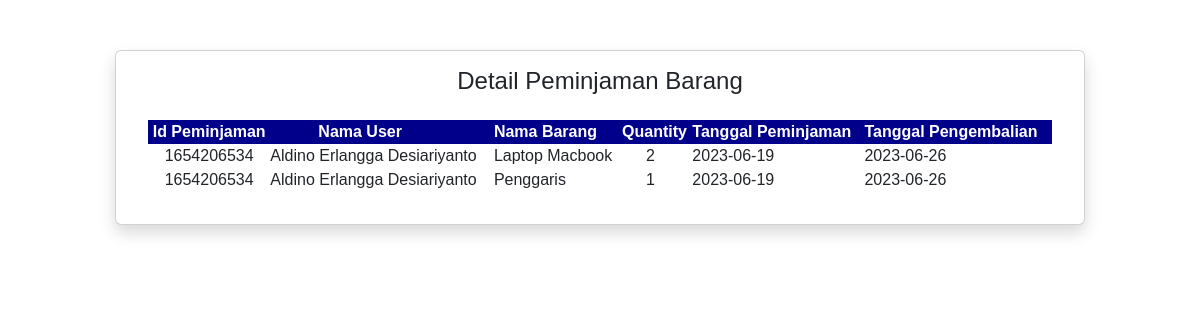
The page /peminjaman/preview.php?id_peminjaman=1654206534 (signed in) on the database its author committed.
### tables this page shows
CREATE TABLE `detail_peminjaman` (
  `id_peminjaman` varchar(255) NOT NULL,
  `id_user` varchar(255) NOT NULL,
  `id_barang` varchar(255) NOT NULL,
  `quantity` bigint(20) NOT NULL,
  `tanggal_pengembalian` date DEFAULT NULL,
  `status` varchar(20) NOT NULL,
  `tanggal_peminjaman` date DEFAULT NULL,
  `status_diambil` varchar(15) DEFAULT NULL
);

CREATE TABLE `user` (
  `id_user` varchar(255) NOT NULL,
  `nama_user` varchar(255) NOT NULL,
  `username` varchar(255) NOT NULL,
  `password` varchar(255) NOT NULL,
  `telepon` bigint(20) NOT NULL,
  `user_role` varchar(255) NOT NULL
);

CREATE TABLE `barang` (
  `id_barang` varchar(255) NOT NULL,
  `image_barang` blob NOT NULL,
  `nama_barang` varchar(255) NOT NULL,
  `jumlah` int(11) NOT NULL,
  `tersedia` int(11) NOT NULL
);

### peminjaman/preview.php (the view, shortened to what this page needs)
<!DOCTYPE html>
<html lang="en">
<head>
      <link rel="stylesheet" href="../css/bootstrap.min.css">
</head>
<body>
      <div class="container">
            <div class="card shadow rounded d-flex justify-content-center p-3">
                  <h1 class="text-center">Detail Peminjaman Barang</h1>
                  <div class="table-wrapper stripped p-3 table-stripped-columns overflow-auto" style="width:100%">
                        <table style="width:100%">
                              <thead>
                                    <tr>
                                          <th class="d-flex justify-content-center" scope="col">Id Peminjaman</th>
                                          <th class="ps-5" scope="col">Nama User</th>
                                          <th scope="col">Nama Barang</th>
                                          <th scope="col">Quantity</th>
                                          <th scope="col">Tanggal Peminjaman</th>
                                          <th scope="col">Tanggal Pengembalian</th>
                                    </tr>
                              </thead>
                              <tbody>
                                    <?php
                                    include('../connection.php');
                                    $connect->exec("USE proyek");
                                    if (isset($_GET['id_peminjaman'])) {
                                          $idPeminjaman = $_GET['id_peminjaman'];
                                          $query = "SELECT dp.id_peminjaman, b.nama_barang, dp.id_barang, dp.quantity, dp.tanggal_pengembalian, dp.tanggal_peminjaman, dp.status_diambil, dp.status, u.nama_user FROM detail_peminjaman dp INNER JOIN barang b ON dp.id_barang = b.id_barang INNER JOIN user u ON dp.id_user = u.id_user WHERE dp.id_peminjaman = :id";
                                          $stmt = $connect->prepare($query);
                                          $stmt->bindParam(':id', $idPeminjaman);
                                          $stmt->execute();
                                          $result = $stmt->fetchAll();
                                          if ($stmt->rowCount() > 0) {
                                                foreach ($result as $row) { ?>
                                                      <tr>
                                                            <td class="d-flex justify-content-center"><?= $row['id_peminjaman']; ?></td>
                                                            <td><?= $row['nama_user']; ?></td>
                                                            <td><?= $row['nama_barang']; ?></td>
                                                            <td class="ps-4"><?= $row['quantity']; ?></td>
                                                            <td><?= $row['tanggal_peminjaman']; ?></td>
                                                            <td><?= $row['tanggal_pengembalian']; ?></td>
                                          <?php  }
                                          } else {
                                                echo "Detail peminjaman tidak ditemukan.";
                                          }
                                    } else {
                                          echo "ID_Peminjaman tidak diberikan.";
                                    }
                                          ?>
                              </tbody>
                        </table>
                  </div>
            </div>
      </div>
</body>
</html>

### peminjaman/preview.php (style rules this page uses)
:root { --white: #fff; --darkblue: #1b4965; --lightblue: #edf2f4; }
* { padding: 0; margin: 0; }
body { margin: 50px 0 150px; font-family: "Viga", sans-serif; }
.container { max-width: 1000px; padding: 0 15px; margin: 0 auto; }
h1 { font-size: 1.5em; }
th { background-color: darkblue; color: white; }

### rows shown on the page
detail_peminjaman: id_peminjaman "1654206534", id_user.nama_user "Aldino Erlangga Desiariyanto", id_barang.nama_barang "Laptop Macbook", quantity "2", tanggal_peminjaman "2023-06-19", tanggal_pengembalian "2023-06-26"
detail_peminjaman: id_peminjaman "1654206534", id_user.nama_user "Aldino Erlangga Desiariyanto", id_barang.nama_barang "Penggaris", quantity "1", tanggal_peminjaman "2023-06-19", tanggal_pengembalian "2023-06-26"
